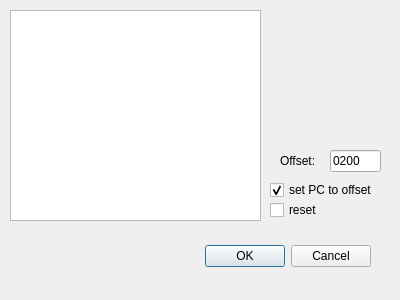
<?xml version="1.0" encoding="UTF-8"?>
<ui version="4.0">
 <class>EnterHexDialog</class>
 <widget class="QDialog" name="EnterHexDialog">
  <property name="geometry">
   <rect>
    <x>0</x>
    <y>0</y>
    <width>400</width>
    <height>300</height>
   </rect>
  </property>
  <widget class="QDialogButtonBox" name="buttonBox">
   <property name="geometry">
    <rect>
     <x>30</x>
     <y>240</y>
     <width>341</width>
     <height>32</height>
    </rect>
   </property>
   <property name="orientation">
    <enum>Qt::Horizontal</enum>
   </property>
   <property name="standardButtons">
    <set>QDialogButtonBox::Cancel|QDialogButtonBox::Ok</set>
   </property>
  </widget>
  <widget class="QPlainTextEdit" name="plainTextEdit">
   <property name="geometry">
    <rect>
     <x>10</x>
     <y>10</y>
     <width>251</width>
     <height>211</height>
    </rect>
   </property>
  </widget>
  <widget class="QLineEdit" name="offsetLineEdit">
   <property name="geometry">
    <rect>
     <x>330</x>
     <y>150</y>
     <width>51</width>
     <height>22</height>
    </rect>
   </property>
   <property name="text">
    <string>0200</string>
   </property>
  </widget>
  <widget class="QLabel" name="label">
   <property name="geometry">
    <rect>
     <x>280</x>
     <y>150</y>
     <width>41</width>
     <height>21</height>
    </rect>
   </property>
   <property name="text">
    <string>Offset:</string>
   </property>
  </widget>
  <widget class="QCheckBox" name="setPCCheckBox">
   <property name="geometry">
    <rect>
     <x>270</x>
     <y>180</y>
     <width>121</width>
     <height>20</height>
    </rect>
   </property>
   <property name="text">
    <string>set PC to offset</string>
   </property>
   <property name="checked">
    <bool>true</bool>
   </property>
  </widget>
  <widget class="QCheckBox" name="resetCheckBox">
   <property name="geometry">
    <rect>
     <x>270</x>
     <y>200</y>
     <width>121</width>
     <height>20</height>
    </rect>
   </property>
   <property name="text">
    <string>reset</string>
   </property>
   <property name="checked">
    <bool>false</bool>
   </property>
  </widget>
 </widget>
 <resources/>
 <connections>
  <connection>
   <sender>buttonBox</sender>
   <signal>accepted()</signal>
   <receiver>EnterHexDialog</receiver>
   <slot>accept()</slot>
   <hints>
    <hint type="sourcelabel">
     <x>248</x>
     <y>254</y>
    </hint>
    <hint type="destinationlabel">
     <x>157</x>
     <y>274</y>
    </hint>
   </hints>
  </connection>
  <connection>
   <sender>buttonBox</sender>
   <signal>rejected()</signal>
   <receiver>EnterHexDialog</receiver>
   <slot>reject()</slot>
   <hints>
    <hint type="sourcelabel">
     <x>316</x>
     <y>260</y>
    </hint>
    <hint type="destinationlabel">
     <x>286</x>
     <y>274</y>
    </hint>
   </hints>
  </connection>
 </connections>
</ui>
